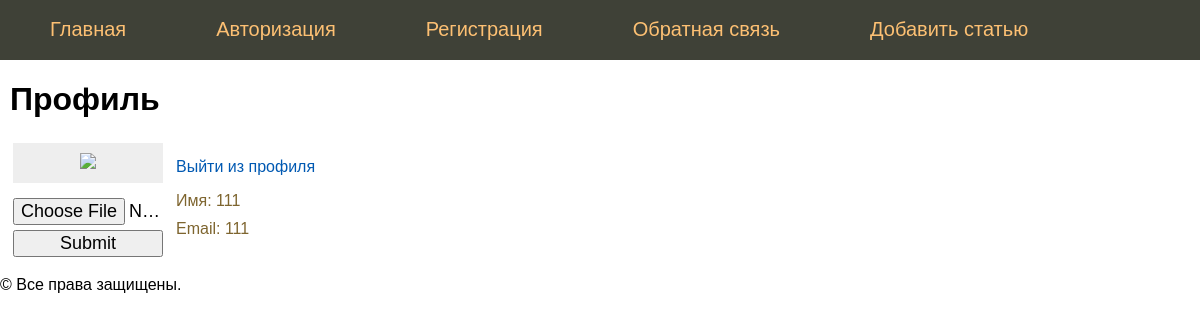
Screenshot of /profile (signed in) with the database file from the repository.
### tables this page shows
CREATE TABLE mainmenu (
id integer PRIMARY KEY AUTOINCREMENT,
title text NOT NULL,
url text NOT NULL
);

CREATE TABLE users (
id integer PRIMARY KEY AUTOINCREMENT,
name text NOT NULL,
email text NOT NULL,
psw text NOT NULL,
avatar BLOB DEFAULT NULL,
time integer NOT NULL
);

### app.py (the view)
@app.route('/profile')
@login_required
def profile():
    return render_template('profile.html', menu=dbase.getMenu(), title='Профиль')

### FDataBase.py (called while the page is built)
    def getMenu(self):
        sql = '''SELECT * FROM mainmenu'''
        try:
            self.__cur.execute(sql)
            res = self.__cur.fetchall()
            if res:
                return res
        except:
            print('Ошибка чтения из БД ')
        return []

    def getUser(self, user_id):
        try:
            self.__cur.execute(f"SELECT * FROM users WHERE id = {user_id} LIMIT 1")
            res = self.__cur.fetchone()
            if not res:
                print('Пользователь не найден')
                return False
            return res
        except sqlite3.Error as e:
            print("Ошибка получения данных из БД" + str(e))
        return False

### UserLogin.py (called while the page is built)
    def fromDB(self, user_id, db):
        self.__user = db.getUser(user_id)
        return self

    def getName(self):
        return self.__user['name'] if self.__user else 'Без имени'

    def getEmail(self):
        return self.__user['email'] if self.__user else 'Без email'

### app.py (called while the page is built)
@login_manager.user_loader
def load_user(user_id):
    return UserLogin().fromDB(user_id, dbase)

def connect_db():
    conn = sqlite3.connect(app.config['DATABASE'])
    conn.row_factory = sqlite3.Row
    return conn

def get_db():
    if not hasattr(g, 'link_db'):
        g.link_db = connect_db()
    return g.link_db

@app.before_request
def before_request():
    global dbase
    db = get_db()
    dbase = FDataBase(db)

### templates/profile.html (shortened to what this page needs)
{% extends 'base.html' %}
{% block content %}
    {{ super() }}
    <table border="0" class="profile-table">
        <tr>
            <td valign="top">
                <div class="profile-ava"><img src="{{ url_for('userava') }}"></div>
                <div class="profile-load">
                    <form action="{{ url_for('upload') }}" method="POST" enctype="multipart/form-data">
                        <p><input type="file" name="file">
                        <p><input type="submit" name="Загрузить">
                    </form>
                </div>
            </td>
            <td valign="top" class="profile-panel">
                <p><a href="{{ url_for('logout') }}">Выйти из профиля</a>
                <ul class="profile-info">
                    <li>Имя: {{ current_user.getName() }}</li>
                    <li>Email: {{ current_user.getEmail() }}</li>
                </ul>
            </td>
        </tr>
    </table>
{% endblock %}

### templates/base.html (shortened to what this page needs)
<!DOCTYPE html>
<html lang="en">
<head>
<link type="text/css" href="{{ url_for('static', filename='css/styles.css') }}" rel="> stylesheet" />
</head>
<body>
    {% block content -%}
        {%- block mainmenu -%}
            <ul class="mainmenu">
                {%- for m in menu  -%}
                    <li><a href="{{m.url}}">{{m.title}}</a></li>
                {% endfor -%}
            </ul>
        {% endblock mainmenu -%}
        <div class="content">
        {% if title -%}
            <h1>{{ title }}</h1>
        {% else -%}
            <h1>Тестовый сервер на Flask</h1>
        {% endif -%}
    {% endblock -%}
        </div>
    <div class="footer">
        <p>&copy; Все права защищены.
        <p>&nbsp;
    </div>
</body>
</html>

### static/css/styles.css (style rules this page uses)
html, body { font-family: 'Arial'; margin: 0; padding: 0; height: 100%; width: 100%; }
a { color: #0059b2; text-decoration: none; }
ul.mainmenu { list-style: none; background: #3F4137; height: 60px; margin: 0; padding: 0; color: #fdc073; font-size: 20px; overflow: hidden; }
ul.mainmenu li { float: left; margin: 18px 40px 0 50px; }
ul.mainmenu li a { color: #fdc073; text-decoration: none; }
div.content { margin: 10px; }
.profile-ava { width: 130px; text-align: center; overflow: hidden; background: #eee; padding: 10px; }
.profile-ava img { max-width: 150px; height: auto; }
.profile-load { margin-top: 10px; overflow: hidden; max-width: 150px; }
.profile-load input[type=submit], input[type=file] { width: 100%; font-size: 18px; }
.profile-load p { padding: 0; margin: 5px 0 0 0; }
.profile-panel { padding: 0 0 0 10px; }
ul.profile-info { list-style: none; margin: 10px 0 0 0; padding: 0; color: #7E652F; }
ul.profile-info li { margin-top: 10px; }

### rows the page displays
mainmenu: title "Главная"
mainmenu: title "Авторизация"
mainmenu: title "Регистрация"
mainmenu: title "Обратная связь"
mainmenu: title "Добавить статью"
users: getName "111", getEmail "111"

### other values shown
{{ title }} "Профиль"
